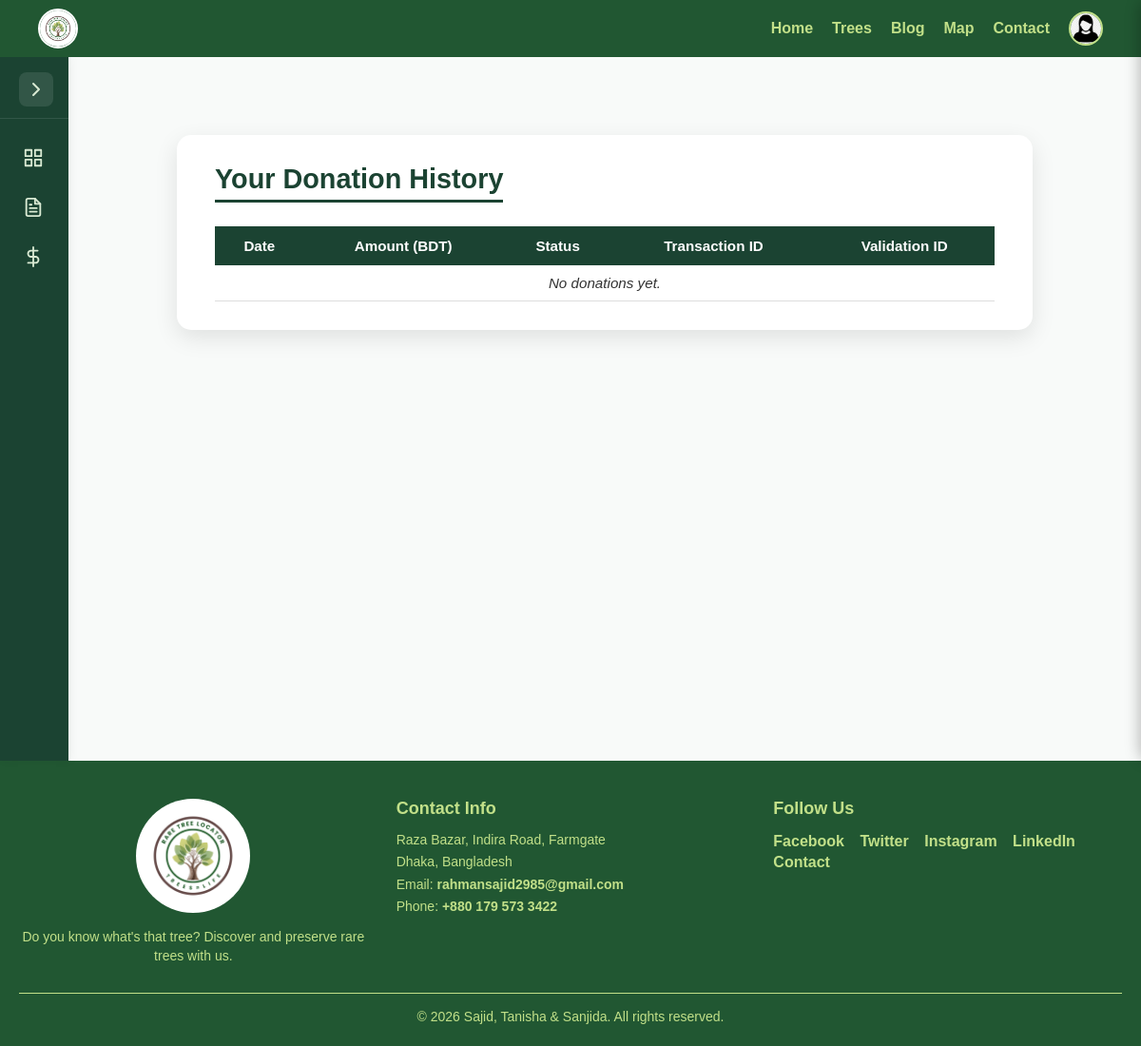
Before: /donate/history/ (signed in) with the older database file.
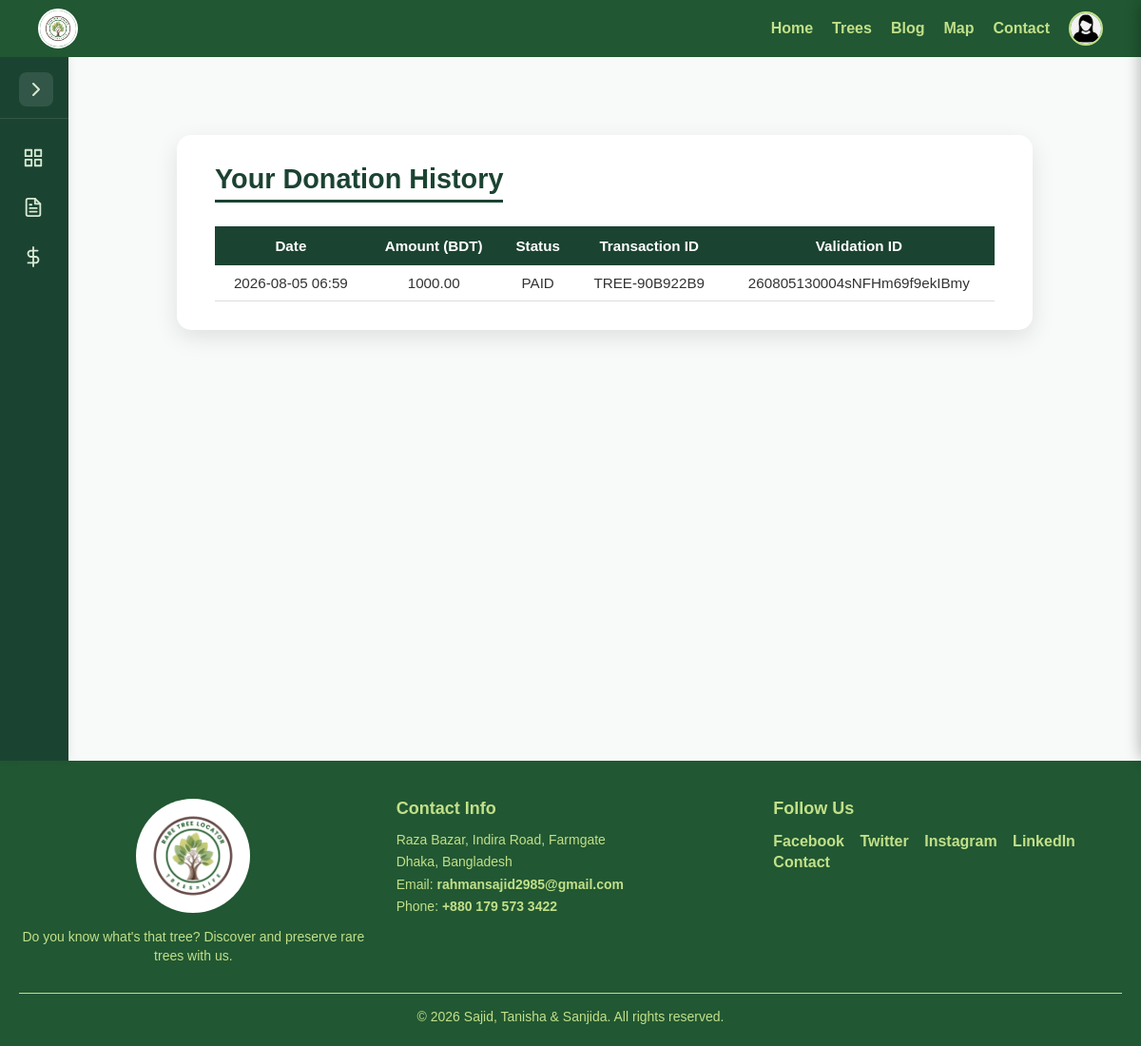
After: the same page with the newer database file.
### MyApp/models.py (models this page shows, shortened)
class User(AbstractUser):
    USER_TYPES = [
        ('common', 'Common User'),
        ('contributor', 'Contributor'),
    ]
    user_type = models.CharField(max_length=20, choices=USER_TYPES, default='common')
    profession = models.CharField(max_length=100, blank=True, null=True)
    @property
    def unread_notifications_count(self):
        return self.notifications.filter(is_read=False).count()

class Profile(models.Model):
    user = models.OneToOneField(User, on_delete=models.CASCADE)
    profile_pic = models.ImageField(
    upload_to="profile_pics/",
    default="profile_pics/default_profile.png"
)
    profession = models.CharField(max_length=100, blank=True, null=True)
    bio = models.TextField(blank=True, null=True)
    phone = models.CharField(max_length=30, blank=True, null=True)
    linkedin = models.URLField(blank=True, null=True)
    instagram = models.CharField(max_length=100, blank=True, null=True)
    twitter = models.CharField(max_length=100, blank=True, null=True)
    personal_website = models.URLField(blank=True, null=True)
    joined_date = models.DateTimeField(default=timezone.now)  # no auto_now_add for now

### DonationApp/models.py (models this page shows, shortened)
class Donation(models.Model):
    user = models.ForeignKey(
        settings.AUTH_USER_MODEL,  # use this instead of auth.User
        on_delete=models.CASCADE
    )
    order_id = models.CharField(max_length=100, unique=True)
    amount = models.DecimalField(max_digits=10, decimal_places=2)
    currency = models.CharField(max_length=5, default='BDT')
    status = models.CharField(max_length=20, default='PENDING')  # PENDING, PAID, FAILED
    val_id = models.CharField(max_length=100, null=True, blank=True)
    created_at = models.DateTimeField(auto_now_add=True)

### DonationApp/views.py (the view)
# urls.py: path('donate/history/', donationapp_views.donation_history, name='donation_history'),
@login_required
def donation_history(request):
    donations = Donation.objects.filter(user=request.user).order_by('-created_at')
    return render(request, 'Donation/history.html', {'donations': donations})

### templates/Donation/history.html (shortened to what this page needs)
{% extends 'Dashboard/dashboard_base.html' %}
{% load static %}
{% block extra_css %}
<link rel="stylesheet" href="{% static 'CSS/Donate/donation_history.css' %}">
{% endblock %}
{% block content %}
<div class="donation-history">
    <h2>Your Donation History</h2>
    <table class="donation-table">
        <thead>
            <tr>
                <th>Date</th>
                <th>Amount (BDT)</th>
                <th>Status</th>
                <th>Transaction ID</th>
                <th>Validation ID</th>
            </tr>
        </thead>
        <tbody>
            {% for d in donations %}
            <tr>
                <td>{{ d.created_at|date:"Y-m-d H:i" }}</td>
                <td>{{ d.amount }}</td>
                <td class="status {{ d.status|lower }}">{{ d.status }}</td>
                <td>{{ d.order_id }}</td>
                <td>{{ d.val_id|default:"-" }}</td>
            </tr>
            {% empty %}
            <tr>
                <td colspan="5" class="empty">No donations yet.</td>
            </tr>
            {% endfor %}
        </tbody>
    </table>
</div>
{% endblock %}

### templates/Dashboard/dashboard_base.html (shortened to what this page needs)
{% load static %}
<!DOCTYPE html>
<html lang="en">
<head>
    <link rel="stylesheet" href="{% static 'CSS/Request/dashboard.css' %}">
    {% block extra_css %}{% endblock %}
</head>
<body class="dashboard-body">
    <header class="dashboard-header-container">
        {% include "Common/header.html" %}
    </header>
    <div class="dashboard-wrapper">
        <aside class="sidebar-rail" id="sidebarRail" aria-label="Dashboard Navigation">
            <div class="rail-header">
                <button type="button" class="toggle-btn" id="toggleSidebar" title="Expand Sidebar">
                    <i data-feather="chevron-right" class="toggle-icon"></i>
                </button>
            </div>
            <nav class="rail-nav">
                <ul>
                    <li class="{% if request.resolver_match.url_name == 'dashboard' %}active{% endif %}">
                        <a href="{% url 'dashboard' %}" data-tooltip="Dashboard">
                            <i data-feather="grid" class="nav-icon"></i>
                        </a>
                    </li>
                    <li class="{% if request.resolver_match.url_name == 'request_list' or request.resolver_match.url_name == 'tree_requests' %}active{% endif %}">
                        <a href="{% url 'request_list' %}" data-tooltip="Tree Requests">
                            <i data-feather="file-text" class="nav-icon"></i>
                        </a>
                    </li>
                    <li class="{% if request.resolver_match.url_name == 'donation_history_dashboard' %}active{% endif %}">
                        <a href="{% url 'donation_history_dashboard' %}" data-tooltip="Donation History">
                            <i data-feather="dollar-sign" class="nav-icon"></i>
                        </a>
                    </li>
                </ul>
            </nav>
        </aside>
        <main class="dashboard-content">
            {% block content %}{% endblock %}
        </main>
    </div>
    {% include "Common/footer.html" %}
</body>
</html>

### templates/Common/header.html (shortened to what this page needs)
{% load static %}
<link rel="stylesheet" href="{% static 'CSS/common/header.css' %}">
<header>
    <div class="logo">
        <a href="{% url 'HomePage' %}">
            <img src="{% static 'images/logo.png' %}" alt="Logo">
        </a>
    </div>
    <nav>
        <ul class="nav-links">
            <li>
                <a href="{% url 'HomePage' %}"
                    class="{% if request.resolver_match.url_name == 'HomePage' %}active{% endif %}">
                    Home
                </a>
            </li>
            <li>
                <a href="{% url 'TreeProfiles' %}"
                    class="{% if request.resolver_match.url_name == 'TreeProfiles' or request.resolver_match.url_name == 'create_tree' or request.resolver_match.url_name == 'my_trees' %}active{% endif %}">
                    Trees
                </a>
            </li>
            <li>
                <a href="{% url 'blog_list' %}"
                    class="{% if request.resolver_match.url_name == 'blog_list' or request.resolver_match.url_name == 'add_blog' or request.resolver_match.url_name == 'my_posts' %}active{% endif %}">
                    Blog
                </a>
            </li>
            <li>
                <a href="{% url 'map_page' %}"
                    class="{% if request.resolver_match.url_name == 'map_page' %}active{% endif %}">
                    Map
                </a>
            </li>
            <li>
                <a href="{% url 'contact' %}"
                    class="{% if request.resolver_match.url_name == 'contact' %}active{% endif %}">
                    Contact
                </a>
            </li>
            {% if user.is_authenticated %}
            <li class="profile-menu">
                <div class="notif-wrapper">
                    <img src="{% if user.profile.profile_pic %}{{ user.profile.profile_pic.url }}{% else %}{% static 'images/default_profile.png' %}{% endif %}"
                        alt="Profile" class="profile-pic" id="profile-icon">
                </div>
            </li>
            {% else %}
            <li><a href="{% url 'login' %}">Log In</a></li>
            {% endif %}
        </ul>
    </nav>
</header>

### templates/Common/footer.html (shortened to what this page needs)
{% load static %}
<link rel="stylesheet" href="{% static 'CSS/common/footer.css' %}">
<footer class="footer">
  <div class="footer-container">
    <div class="footer-section logo-section">
      <img src="{% static 'images/logo.png' %}" alt="Logo" class="footer-logo">
      <p class="footer-about">Do you know what's that tree? Discover and preserve rare trees with us.</p>
    </div>
    <div class="footer-section">
      <h3>Contact Info</h3>
      <p>Raza Bazar, Indira Road, Farmgate</p>
      <p>Dhaka, Bangladesh</p>
      <p>Email: <a href="mailto:rahmansajid2985@gmail.com" class="footer-contact-link">rahmansajid2985@gmail.com</a></p>
      <p>Phone: <a href="tel:+8801795733422" class="footer-contact-link">+880 179 573 3422</a></p>
    </div>
    <div class="footer-section">
      <h3>Follow Us</h3>
      <div class="social-links">
        <a href="#" target="_blank" rel="noopener noreferrer">Facebook</a>
        <a href="#" target="_blank" rel="noopener noreferrer">Twitter</a>
        <a href="#" target="_blank" rel="noopener noreferrer">Instagram</a>
        <a href="#" target="_blank" rel="noopener noreferrer">LinkedIn</a>
        <a href="{% url 'contact' %}">Contact</a>
      </div>
    </div>
  </div>
  <div class="footer-bottom">
    <p>© <span id="year"></span> Sajid, Tanisha & Sanjida. All rights reserved.</p>
  </div>
</footer>

### static/CSS/Request/dashboard.css (style rules this page uses)
body { margin: 0; padding: 0; background: #f8faf9; background-attachment: fixed; font-family: "Poppins", system-ui, -apple-system, sans-serif; color: #212529; min-height: 100vh; }
.dashboard-wrapper { display: flex; align-items: flex-start; padding-top: 60px; min-height: calc(100vh - 60px); box-sizing: border-box; background: transparent; }
.sidebar-rail { width: 72px; background: #1b4332; color: #ffffff; display: flex; flex-direction: column; position: sticky; top: 60px; height: calc(100vh - 60px); padding: 1rem 0; transition: width 0.3s cubic-bezier(0.4, 0, 0.2, 1); box-shadow: 2px 0 10px rgba(0, 0, 0, 0.05); z-index: 90; overflow-x: hidden; flex-shrink: 0; }
.rail-header { display: flex; justify-content: flex-end; padding: 0 16px 12px; border-bottom: 1px solid rgba(255, 255, 255, 0.1); margin-bottom: 12px; }
.toggle-btn { background: rgba(255, 255, 255, 0.1); border: none; color: #d9ead3; width: 36px; height: 36px; border-radius: 8px; cursor: pointer; display: flex; align-items: center; justify-content: center; transition: background 0.2s, transform 0.3s; }
.rail-nav ul { list-style: none; padding: 0; margin: 0; }
.rail-nav li { margin: 6px 12px; position: relative; }
.rail-nav a { display: flex; align-items: center; gap: 16px; padding: 12px; color: #d9ead3; text-decoration: none !important; font-size: 15px; border-radius: 10px; transition: all 0.2s ease; white-space: nowrap; }
.nav-icon { width: 22px; height: 22px; flex-shrink: 0; }
.rail-nav a[data-tooltip]::after { content: attr(data-tooltip); position: absolute; left: 60px; top: 50%; transform: translateY(-50%); background: #0d231a; color: #ffffff; padding: 6px 12px; border-radius: 6px; font-size: 13px; white-space: nowrap; opacity: 0; pointer-events: none; transition: opacity 0.2s ease; box-shadow: 0 4px 12px rgba(0, 0, 0, 0.15); z-index: 100; }
.dashboard-content { flex: 1; min-width: 0; padding: 2rem; box-sizing: border-box; }

### static/CSS/Donate/donation_history.css (style rules this page uses)
.donation-history { max-width: 900px; margin: 50px auto; background: #ffffff; padding: 30px 40px; border-radius: 15px; box-shadow: 0 8px 25px rgba(0, 0, 0, 0.1); }
.donation-history h2 { text-align: center; color: #1b4332; font-size: 1.8rem; margin-bottom: 25px; border-bottom: 3px solid #1b4332; display: inline-block; padding-bottom: 5px; }
.donation-table { width: 100%; border-collapse: collapse; font-family: "Poppins", sans-serif; font-size: 0.95rem; }
.donation-table th { background-color: #1b4332; color: #fff; padding: 12px; text-align: center; font-weight: 600; }
.donation-table td { padding: 10px 12px; text-align: center; border-bottom: 1px solid #ddd; color: #333; }

### static/CSS/common/header.css (style rules this page uses)
* { margin: 0; padding: 0; box-sizing: border-box; }
body { font-family: Arial, sans-serif; min-height: 100vh; margin: 0; padding: 0; display: flex; flex-direction: column; }
header, .site-header { display: flex; justify-content: space-between; align-items: center; padding: 8px 40px; min-height: 60px; background-color: #215732; position: fixed; top: 0; left: 0; width: 100%; z-index: 1000; overflow: visible !important; transition: top 0.3s ease-in-out, box-shadow 0.3s ease-in-out, transform 0.3s ease-in-out; }
.logo { display: flex; align-items: center; gap: 10px; }
.logo img { width: 42px; height: 42px; border-radius: 50%; object-fit: cover; border: 2px solid #ffffff; display: block; }
nav { overflow: visible !important; }
.nav-links { list-style: none; display: flex; align-items: center; gap: 20px; margin: 0; padding: 0; overflow: visible !important; }
.nav-links li { position: relative; display: flex; align-items: center; }
.nav-links li a { text-decoration: none; color: #c2e089; font-weight: bold; display: flex; align-items: center; transition: color 0.3s ease-in-out; line-height: 1; }
.profile-menu { display: flex; align-items: center; }
.notif-wrapper { position: relative; display: flex; align-items: center; cursor: pointer; }
.profile-pic { width: 36px; height: 36px; border-radius: 50%; object-fit: cover; border: 2px solid #c2e089; cursor: pointer; display: block; }

Changed rows visible on the page:
added Donation: created_at "2026-08-05 06:59", amount "1000.00", status "PAID", order_id "TREE-90B922B9", val_id "260805130004sNFHm69f9ekIBmy"
Other visible differences:
text no longer shown: "No donations yet."
